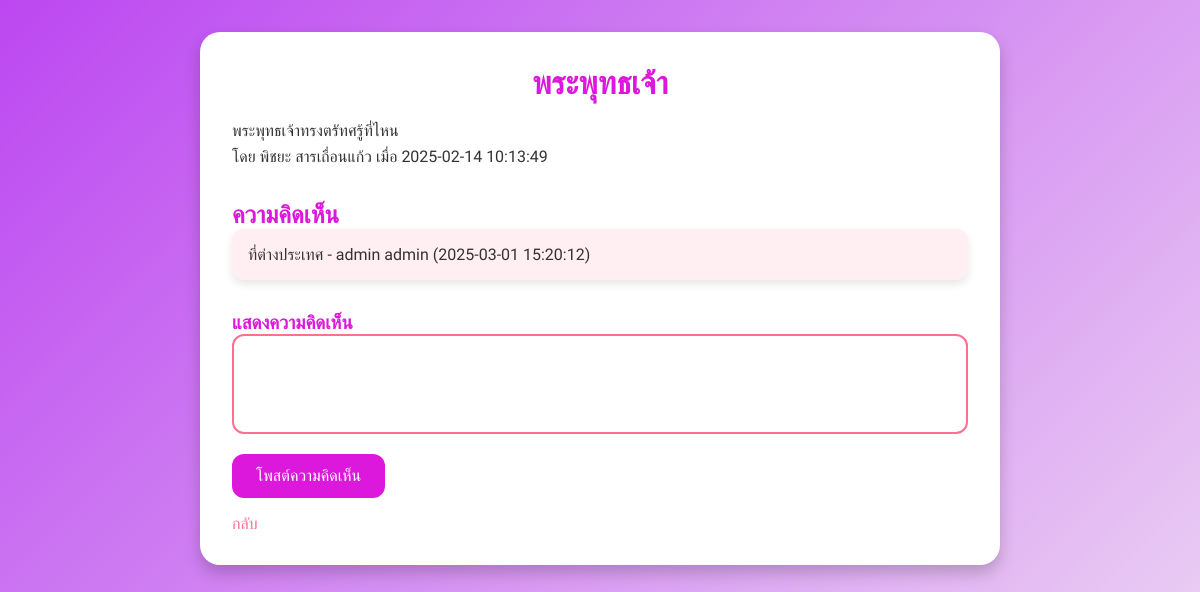
Screenshot of /Threads/thread.php?id=2 with the database file from the repository.
### tables this page shows
CREATE TABLE `threads` (
  `id` int NOT NULL,
  `title` varchar(255) NOT NULL,
  `content` text NOT NULL,
  `user_id` int DEFAULT NULL,
  `created_at` timestamp NULL DEFAULT CURRENT_TIMESTAMP
);

CREATE TABLE `users` (
  `user_id` int NOT NULL,
  `fname` varchar(255) NOT NULL,
  `lname` varchar(255) NOT NULL,
  `email` varchar(255) NOT NULL,
  `password` text NOT NULL,
  `remember_token` varchar(255) DEFAULT NULL,
  `telephone` text NOT NULL,
  `education_id` int NOT NULL,
  `vipassana` tinyint(1) NOT NULL DEFAULT '0',
  `role` enum('admin','student') NOT NULL,
  `path_profile` varchar(255) NOT NULL DEFAULT '../assets/img/profile.jpg',
  `last_active` timestamp NOT NULL DEFAULT CURRENT_TIMESTAMP,
  `reset_token` varchar(255) DEFAULT NULL,
  `reset_expires` datetime DEFAULT CURRENT_TIMESTAMP,
  `created_at` timestamp NOT NULL DEFAULT CURRENT_TIMESTAMP,
  `updated_at` timestamp NOT NULL DEFAULT CURRENT_TIMESTAMP
);

CREATE TABLE `comments` (
  `id` int NOT NULL,
  `thread_id` int DEFAULT NULL,
  `user_id` int DEFAULT NULL,
  `content` text NOT NULL,
  `created_at` timestamp NULL DEFAULT CURRENT_TIMESTAMP
);

### Threads/thread.php (the view, shortened to what this page needs)
<?php
require '../includes/connect.php';
$thread_id = $_GET['id'];
$stmt = $conn->prepare("SELECT threads.*, users.fname, users.lname FROM threads
                       JOIN users ON threads.user_id = users.user_id
                       WHERE threads.id = ?");
$stmt->execute([$thread_id]);
$thread = $stmt->fetch(PDO::FETCH_ASSOC);
$stmt = $conn->prepare("SELECT comments.*, users.fname, users.lname FROM comments
                       JOIN users ON comments.user_id = users.user_id
                       WHERE comments.thread_id = ? ORDER BY comments.created_at ASC");
$stmt->execute([$thread_id]);
$comments = $stmt->fetchAll(PDO::FETCH_ASSOC);
?>
<!DOCTYPE html>
<html lang="en">
<head>
    <link rel="stylesheet" href="../assets/css/threads/comment.css">
</head>
<body>
    <main>
        <div class="container">
            <h1><?= htmlspecialchars($thread['title']) ?></h1>
            <p><?= nl2br(htmlspecialchars($thread['content'])) ?></p>
            <p>โดย <?= htmlspecialchars($thread['fname']) . " " . htmlspecialchars($thread['lname']); ?> เมื่อ <?= $thread['created_at'] ?></p>
            <h2>ความคิดเห็น</h2>
            <ul>
                <?php foreach ($comments as $comment): ?>
                    <li>
                        <?= nl2br(htmlspecialchars($comment['content'])) ?>
                        - <?= htmlspecialchars($comment['fname']) . " " . htmlspecialchars($comment['lname']) ?> (<?= $comment['created_at'] ?>)
                    </li>
                <?php endforeach; ?>
            </ul>
            <h3>แสดงความคิดเห็น</h3>
            <form method="post">
                <textarea name="content" required></textarea>
                <br>
                <button type="submit">โพสต์ความคิดเห็น</button>
            </form>
            <a href="./">กลับ</a>
        </div>
    </main>
</body>
</html>

### assets/css/threads/comment.css (style rules this page uses)
* { padding: 0; margin: 0; box-sizing: border-box; }
body { font-family: "Prompt","serif"; background: linear-gradient(135deg, #bc47f1, #eedaf3); margin: 0; padding: 0; color: #333; height: 100vh; }
main { display: flex; justify-content: center; align-items: center; padding: 2rem; }
.container { background: #fff; border-radius: 20px; padding: 2rem; width: 100%; max-width: 800px; box-shadow: 0 8px 16px rgba(0, 0, 0, 0.2); }
h1 { font-size: 2rem; color: #db18db; text-align: center; margin-bottom: 1rem; }
p { font-size: 1rem; line-height: 1.6; }
h2, h3 { margin-top: 2rem; color: #db18db; }
ul { list-style: none; padding: 0; }
li { background: #ffeef2; padding: 1rem; border-radius: 12px; margin-bottom: 1rem; box-shadow: 0 4px 8px rgba(0, 0, 0, 0.1); }
form textarea { width: 100%; height: 100px; padding: 0.8rem; border-radius: 12px; border: 2px solid #ff6f91; resize: none; font-family: 'Poppins', sans-serif; }
button { background: #db18db; color: #fff; padding: 0.8rem 1.5rem; border: none; border-radius: 12px; cursor: pointer; font-size: 1rem; margin-top: 1rem; }
a { display: inline-block; margin-top: 1rem; text-decoration: none; color: #ff6f91; }
@media (min-width: 1200px) { body { background-color: lightgray; } }

### rows the page displays
threads: title "พระพุทธเจ้า", content "พระพุทธเจ้าทรงตรัทศรู้ที่ไหน", user.fname "พิชยะ", user.lname "สารเถื่อนแก้ว", created_at "2025-02-14 10:13:49"
comments: content "ที่ต่างประเทศ", user.fname "admin", user.lname "admin", created_at "2025-03-01 15:20:12"
